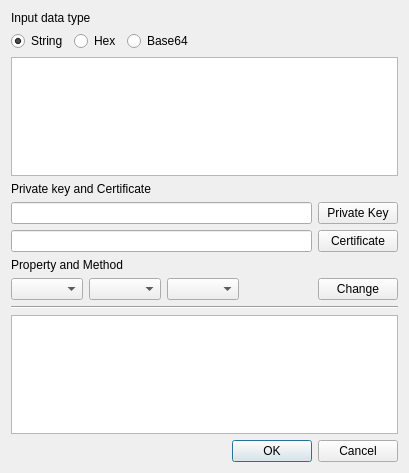
<?xml version="1.0" encoding="UTF-8"?>
<ui version="4.0">
 <class>RSAEncDecDlg</class>
 <widget class="QDialog" name="RSAEncDecDlg">
  <property name="geometry">
   <rect>
    <x>0</x>
    <y>0</y>
    <width>409</width>
    <height>473</height>
   </rect>
  </property>
  <property name="windowTitle">
   <string>RSA Encrypt/Decrypt</string>
  </property>
  <layout class="QVBoxLayout" name="verticalLayout">
   <item>
    <widget class="QLabel" name="label">
     <property name="text">
      <string>Input data type</string>
     </property>
    </widget>
   </item>
   <item>
    <layout class="QHBoxLayout" name="horizontalLayout">
     <item>
      <widget class="QRadioButton" name="mInputStringBtn">
       <property name="text">
        <string>String</string>
       </property>
       <property name="checked">
        <bool>true</bool>
       </property>
      </widget>
     </item>
     <item>
      <widget class="QRadioButton" name="mInputHexBtn">
       <property name="text">
        <string>Hex</string>
       </property>
      </widget>
     </item>
     <item>
      <widget class="QRadioButton" name="mInputBase64Btn">
       <property name="text">
        <string>Base64</string>
       </property>
      </widget>
     </item>
     <item>
      <spacer name="horizontalSpacer">
       <property name="orientation">
        <enum>Qt::Horizontal</enum>
       </property>
       <property name="sizeHint" stdset="0">
        <size>
         <width>40</width>
         <height>20</height>
        </size>
       </property>
      </spacer>
     </item>
    </layout>
   </item>
   <item>
    <widget class="QPlainTextEdit" name="mInputText"/>
   </item>
   <item>
    <widget class="QLabel" name="label_2">
     <property name="text">
      <string>Private key and Certificate</string>
     </property>
    </widget>
   </item>
   <item>
    <layout class="QHBoxLayout" name="horizontalLayout_2">
     <item>
      <widget class="QLineEdit" name="mPriKeyPath"/>
     </item>
     <item>
      <widget class="QPushButton" name="mPriKeyBtn">
       <property name="text">
        <string>Private Key</string>
       </property>
      </widget>
     </item>
    </layout>
   </item>
   <item>
    <layout class="QHBoxLayout" name="horizontalLayout_3">
     <item>
      <widget class="QLineEdit" name="mCertPath"/>
     </item>
     <item>
      <widget class="QPushButton" name="mCertBtn">
       <property name="text">
        <string>Certificate</string>
       </property>
      </widget>
     </item>
    </layout>
   </item>
   <item>
    <widget class="QLabel" name="label_3">
     <property name="text">
      <string>Property and Method</string>
     </property>
    </widget>
   </item>
   <item>
    <layout class="QHBoxLayout" name="horizontalLayout_4">
     <item>
      <widget class="QComboBox" name="mVersionTypeCombo"/>
     </item>
     <item>
      <widget class="QComboBox" name="mOutputTypeCombo"/>
     </item>
     <item>
      <widget class="QComboBox" name="mMethodTypeCombo"/>
     </item>
     <item>
      <spacer name="horizontalSpacer_2">
       <property name="orientation">
        <enum>Qt::Horizontal</enum>
       </property>
       <property name="sizeHint" stdset="0">
        <size>
         <width>40</width>
         <height>20</height>
        </size>
       </property>
      </spacer>
     </item>
     <item>
      <widget class="QPushButton" name="mChangeBtn">
       <property name="text">
        <string>Change</string>
       </property>
      </widget>
     </item>
    </layout>
   </item>
   <item>
    <widget class="Line" name="line">
     <property name="orientation">
      <enum>Qt::Horizontal</enum>
     </property>
    </widget>
   </item>
   <item>
    <widget class="QPlainTextEdit" name="mOutputText"/>
   </item>
   <item>
    <spacer name="verticalSpacer">
     <property name="orientation">
      <enum>Qt::Vertical</enum>
     </property>
     <property name="sizeHint" stdset="0">
      <size>
       <width>20</width>
       <height>40</height>
      </size>
     </property>
    </spacer>
   </item>
   <item>
    <widget class="QDialogButtonBox" name="buttonBox">
     <property name="orientation">
      <enum>Qt::Horizontal</enum>
     </property>
     <property name="standardButtons">
      <set>QDialogButtonBox::Cancel|QDialogButtonBox::Ok</set>
     </property>
    </widget>
   </item>
  </layout>
 </widget>
 <resources/>
 <connections>
  <connection>
   <sender>buttonBox</sender>
   <signal>accepted()</signal>
   <receiver>RSAEncDecDlg</receiver>
   <slot>accept()</slot>
   <hints>
    <hint type="sourcelabel">
     <x>248</x>
     <y>254</y>
    </hint>
    <hint type="destinationlabel">
     <x>157</x>
     <y>274</y>
    </hint>
   </hints>
  </connection>
  <connection>
   <sender>buttonBox</sender>
   <signal>rejected()</signal>
   <receiver>RSAEncDecDlg</receiver>
   <slot>reject()</slot>
   <hints>
    <hint type="sourcelabel">
     <x>316</x>
     <y>260</y>
    </hint>
    <hint type="destinationlabel">
     <x>286</x>
     <y>274</y>
    </hint>
   </hints>
  </connection>
 </connections>
</ui>
